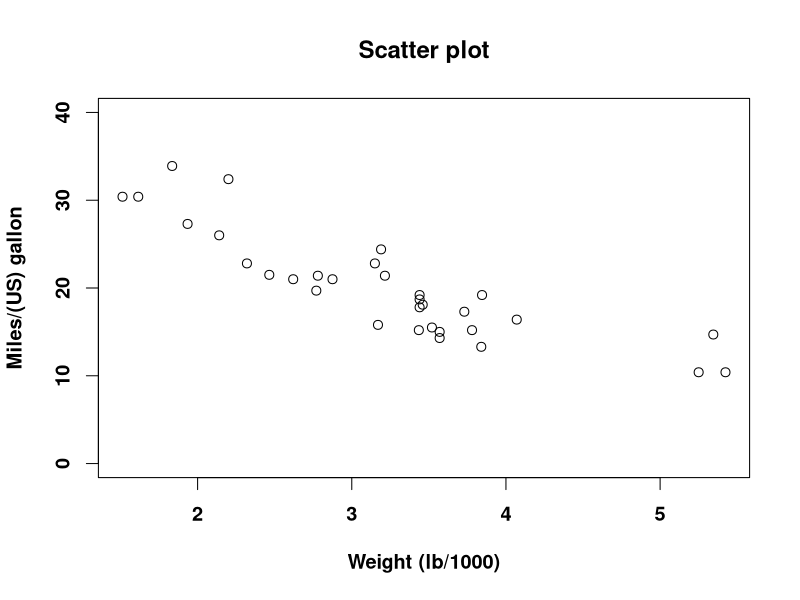
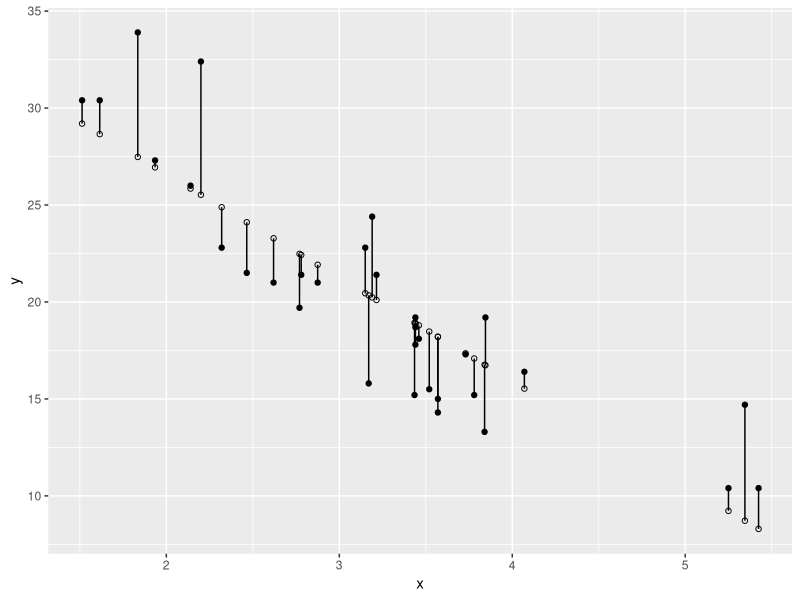
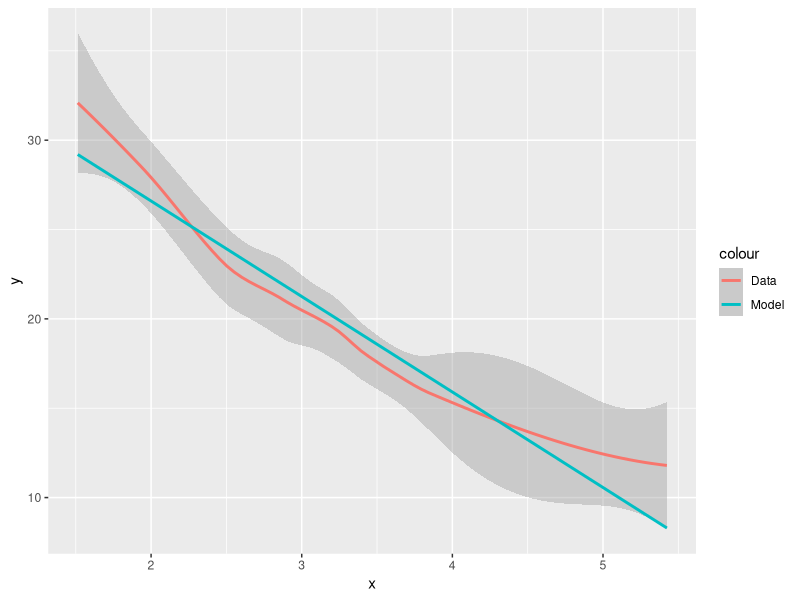
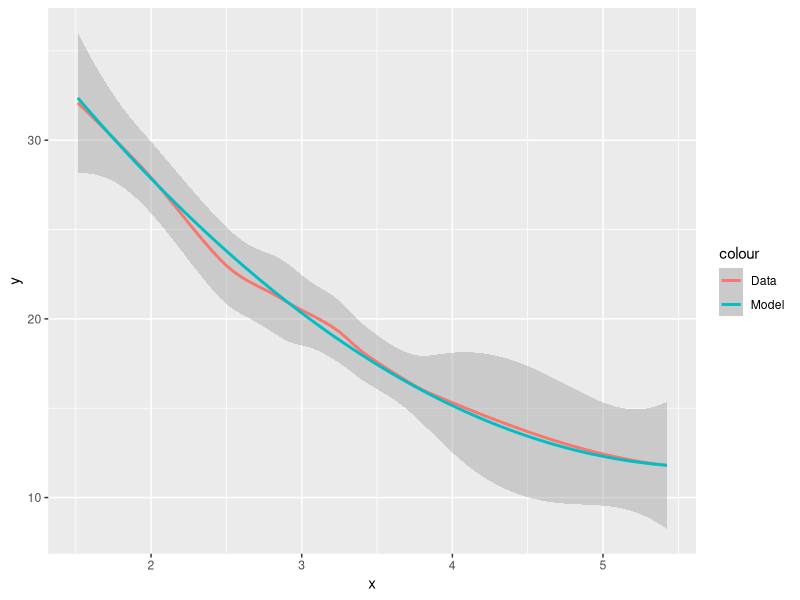
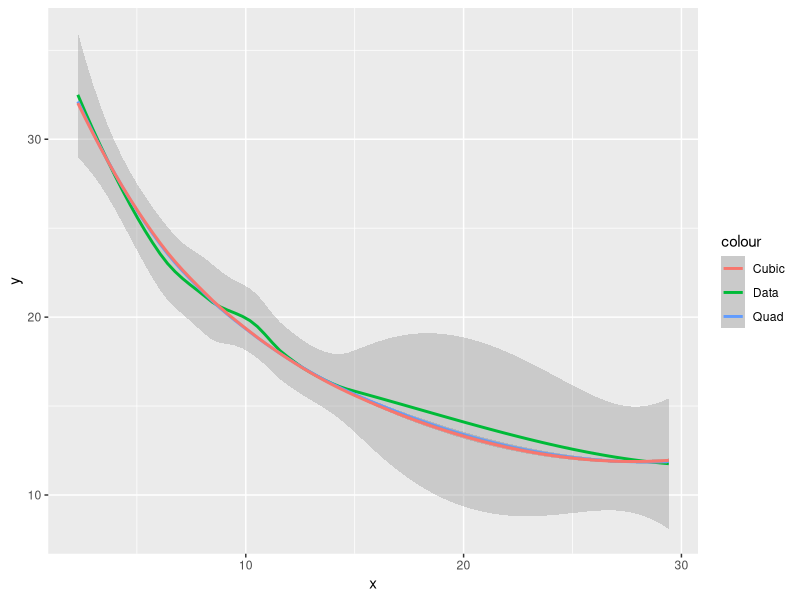
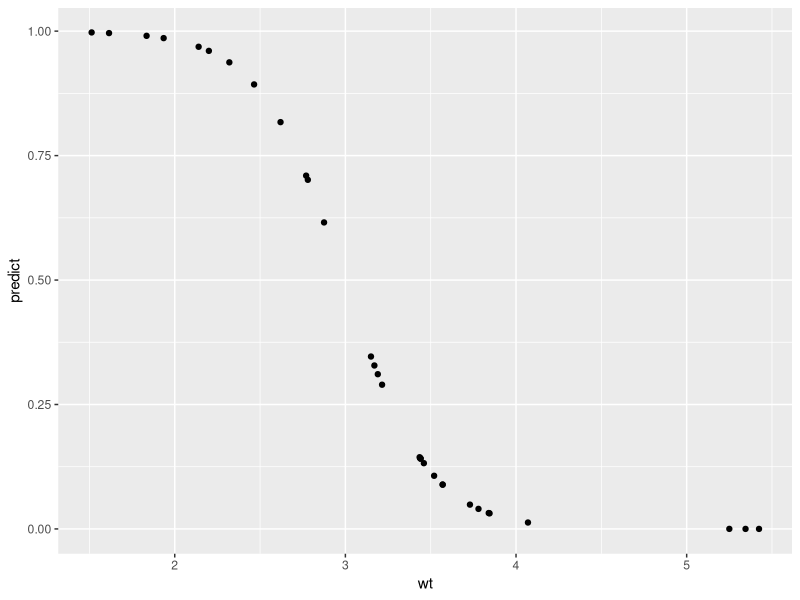
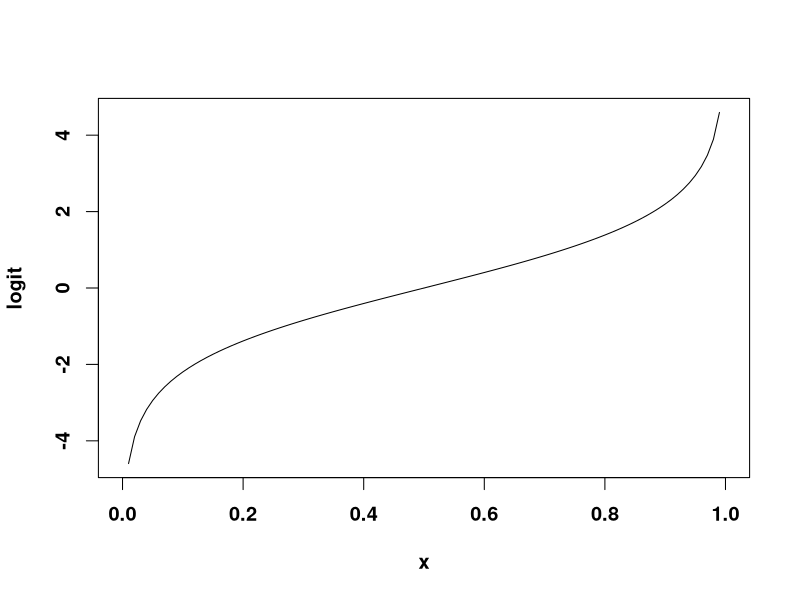
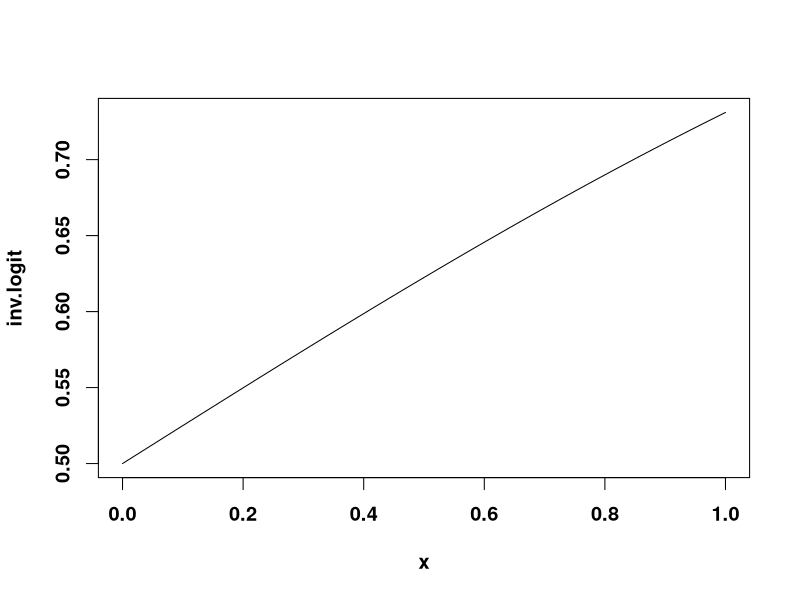

These charts were generated, in order, by the following R code:
## ---- chunk 1
knitr::opts_chunk$set(echo = TRUE)
library(tidyverse)
## ---- chunk 2
par(font.lab=2, font.axis=2, cex=1.2)
plot(mpg ~ wt, data=mtcars, xlab='Weight (lb/1000)', ylab='Miles/(US) gallon',
     main='Scatter plot', ylim=c(0, 40))
## ---- chunk 3
data(mtcars)

model <- lm(mpg ~ wt, data=mtcars)

summary(model)
## ---- chunk 4
# Extracting parameters
x = mtcars$wt
y = mtcars$mpg
b_hat = model$coefficients
y_hat = b_hat[1] + b_hat[2]*x

#Plot with abline
cars_parameters <- tibble(x, y, y_hat)
cars_parameters %>% 
  ggplot(aes(x, y))+
  geom_segment(aes(xend = x, yend = y_hat)) +
  geom_point()+
  geom_point(aes(y = y_hat), shape = 1)

# LINK TO SELF TO MAKE RESIDUAL PLOTS
# https://drsimonj.svbtle.com/visualising-residuals
## ---- chunk 5
#Estimate b_hat with function

#Design matrix
X <- cbind(1, x, I(x^2))

#Solve to get 
quad_b_hat <- solve(t(X) %*% X) %*% t(X) %*% y
head(quad_b_hat)

#Doing it this way
cars_parameters$new_quad_y_hat <- X %*% quad_b_hat

#Doing it this other way
cars_parameters$quad_y_hat <- quad_b_hat[3]*x^2 + quad_b_hat[2]*x + quad_b_hat[1] 
## ---- chunk 6
# Comparing with lm
amodel <- lm(y ~ I(x^2) + x, data = cars_parameters)
summary(amodel)

# They are same :)
## ---- chunk 7
# Plotting linear and quadratic
ggplot(data = cars_parameters) +
  geom_smooth(aes(x = x, y = y, colour = "Data"))+
  geom_smooth(aes(x = x, y = y_hat, colour = "Model"))

ggplot(data = cars_parameters) +
  geom_smooth(aes(x = x, y = y, colour = "Data"))+
  geom_smooth(aes(x = x, y = quad_y_hat, colour = "Model"))

#1. Quad model seems to explain a bit more variance (0.8 compared to 0.7).

## ---- chunk 8
#2. Calculate SSE.

sse <- sum((fitted(model) - mtcars$mpg)^2)
sse
sse_quad <- sum((fitted(amodel) - mtcars$mpg)^2)
sse_quad

sse_quad/sse*100

# So SSE is around 30% smaller in quad model than in the regular model.
## ---- chunk 9
#3. Cubic fits.

# First we build a cubic model. We do that by cubing the predictor(which is weight in this case) and adding that to the dataframe.
# Also doing this to the quadratic for good measure.
mtcars$wt2 = c(mtcars$wt^2)
mtcars$wt3 = c(mtcars$wt^3)

#No we build the same lm() but using the squared predictor instead.
cubic_model <- lm(mpg ~ wt3 + wt2 + wt, data = mtcars)
summary(cubic_model)

#The R-squared is actually less. And it gives me no significance? That's funny?

#3.1 Plotting Y and Y star again in the same dataframe.

# And now we do exercise 1 all over again, to plot Y against Y star in this new model. 

# First we get the design matrix from the new model.
cubic_design_matrix <- model.matrix(cubic_model)
cubic_y_hat <- cubic_design_matrix %*% coef(cubic_model)

# Make a new tibble and then plot it.
df_all <- tibble(x = mtcars$wt2, y = mtcars$mpg, quad_y_hat = cars_parameters$quad_y_hat, cubic_y_hat = cubic_y_hat)
ggplot(data = df_all) +
  geom_smooth(aes(x = x, y = y, colour = "Data"))+
  geom_smooth(aes(x = x, y = quad_y_hat, colour = "Quad")) +
  geom_smooth(aes(x = x, y = cubic_y_hat, colour = "Cubic"))


#3.2 Now comparing the sum of squared errors.
sse_cubic <- sum((fitted(cubic_model) - mtcars$mpg)^2)
sse_cubic
sse_quad
sse

# Oh it's actually a tiny-tiny bit less(for the cubic model).

#3.3

# Estimate b_hat with function
cubic_model_matrix <- model.matrix(cubic_model)
coef(cubic_model)

## ---- chunk 10
lm(mpg ~ 1, data=mtcars)
## ---- chunk 11
# Making the logistic model
logistic.model <- glm(am ~ wt, data=mtcars, family="binomial")
summary(logistic.model)

# Making predictions based on model
mtcars_predict <- cbind(mtcars, predict = predict(logistic.model, type = "response"))
head(mtcars_predict)

# Plotting predictions to get sigmoid
ggplot(mtcars_predict, aes(wt, predict))+
  geom_point()
## ---- chunk 12
logit <-     function(x) log(x / (1 - x))
plot(logit)
inv.logit <- function(x) exp(x) / (1 + exp(x))
plot(inv.logit)
## ---- chunk 13
# Inv.logit method (linear.predictors)
lp <- inv.logit(logistic.model$coefficients[2]*x + logistic.model$coefficients[1])
plot(mtcars$wt, lp)

# Using fitted function
fv <- fitted(logistic.model)
plot(mtcars$wt, fv)

# Linear predictors are one inv.logit away of the probabilities, which are also the fitted values (on the log-odds scale).
## ---- chunk 14
# 2.1 Plot linear predictors (Not using xlim because all values are within the range and im lazy)
plot(mtcars$wt, logistic.model$coefficients[2]*mtcars$wt + logistic.model$coefficients[1])
plot(mtcars$wt, lp)


# 2.2 Filtering the Firebird. 
firebird <- mtcars_predict %>% 
  filter(rownames(mtcars_predict) == "Pontiac Firebird") %>% 
  select(predict)

firebird$predict

# Based on the model, there's a 0.031 probability of the Pontiac Firebird having manual transmission based on its weight.
## ---- chunk 15
# 3.1
# Making model
logistic.model_q <- glm(am ~ wt2 + wt, data = mtcars, family="binomial") # Making the quadratic logistic model

ggplot(mtcars, aes(x = wt, y = mpg)) +
  geom_point() +
  geom_smooth(method = "lm", aes(color = "linear"), se = FALSE) +
  geom_smooth(method = "lm", formula = y ~ x + I(x^2), aes(color = "quadratic"), se = FALSE) +
  theme_bw()

# No not really, not quite sure on the interpretation here.

#3.2
# Comparing the logistic model to the quadratic logistic model
AIC(logistic.model, logistic.model_q)

#Quite small difference, but model without the quadratic term seems better.

#3.3
# Maybe there is sort of a slippery slope argument to be made, where if you can just keep adding terms you risk overfitting?
## ---- chunk 16
library(lme4)
mixed.model <- lmer(mpg ~ wt + (1 | cyl), data=mtcars)
## ---- chunk 17
par(font.lab=2, font.axis=2, cex=1.2)
plot(mtcars$wt, fitted.values(mixed.model),
     main='Linear regression with group intercepts (n cylinders)',
    xlab='Weight (lb/1000)', ylab='Miles/(US) gallon',
    pch=3)
## ---- chunk 18
mixed.model <- lmer(mpg ~ wt + (wt | cyl), data=mtcars)
plot(mtcars$wt, fitted.values(mixed.model),
     main='Linear regression with group intercepts and group slopes (n cylinders)',
    xlab='Weight (lb/1000)', ylab='Miles/(US) gallon',
    pch=3)
